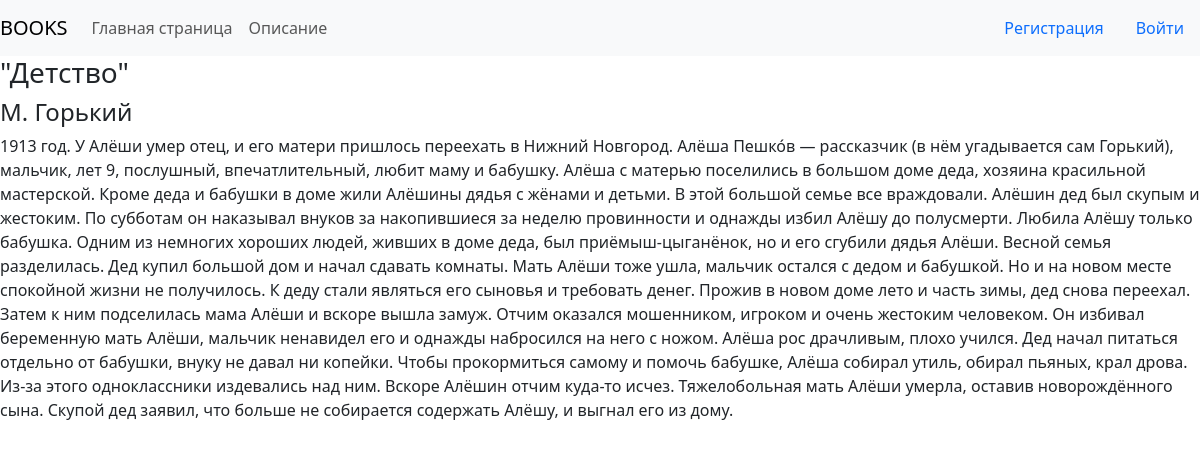
Screenshot of /book/1/ with the database file from the repository.
### homepage/models.py (models this page shows, shortened)
class Books(models.Model):
    user = models.ForeignKey(User, on_delete=models.CASCADE)
    name = models.CharField(verbose_name='Название книги', max_length=255)
    text = models.TextField(verbose_name='Краткое содержание')
    created_on = models.DateTimeField(verbose_name='Дата публикации', auto_now_add=True)
    img = models.ImageField(verbose_name='Фото', upload_to='books/image/', default='books/image/default.png')
    author_fn = models.CharField(verbose_name='Имя автора', max_length=255, default='Без имени')
    author_ln = models.CharField(verbose_name='Фамилия автора', max_length=255, default='Без фамилии')
    class Meta:
        verbose_name = 'Книгу'
        verbose_name_plural = 'Книги'
        ordering = ('created_on',)

### homepage/views.py (the view)
# urls.py: path('book/<int:pk>/', views.info, name='info'),
def info(request, pk):
    book = Books.objects.filter(pk=pk)
    context = {
        'book': book,
    }
    return render(request, 'homepage/info.html', context)

### homepage/templates/homepage/info.html
{% extends 'homepage/base.html' %}
{% block content %}
{% for book in book %}
    <h3>"{{ book.name }}"</h3>
    <h4>{{ book.author_fn.0 }}.
        {{ book.author_ln }}
    </h4>
    <p>{{ book.text }}</p>
{% endfor %}
{% endblock %}

### rows the page displays
Books: name "Детство", author_fn.0 "М", author_ln "Горький", text "1913 год. У Алёши умер отец, и его матери пришлось переехать в Нижний Новгород. Алёша Пешко́в — рассказчик (в нём угадывается сам Горький), мальчик, лет 9, послушный, впечатлительный, любит маму и бабушку. Алёша с матерью поселились в большом доме деда, хозяина красильной мастерской. Кроме деда и бабушки в доме жили Алёшины дядья с жёнами и детьми. В этой большой семье все враждовали. Алёшин дед был скупым и жестоким. По субботам он наказывал внуков за накопившиеся за неделю провинности и однажды избил Алёшу до полусмерти. Любила Алёшу только бабушка. Одним из немногих хороших людей, живших в доме деда, был приёмыш-цыганёнок, но и его сгубили дядья Алёши. Весной семья разделилась. Дед купил…"
